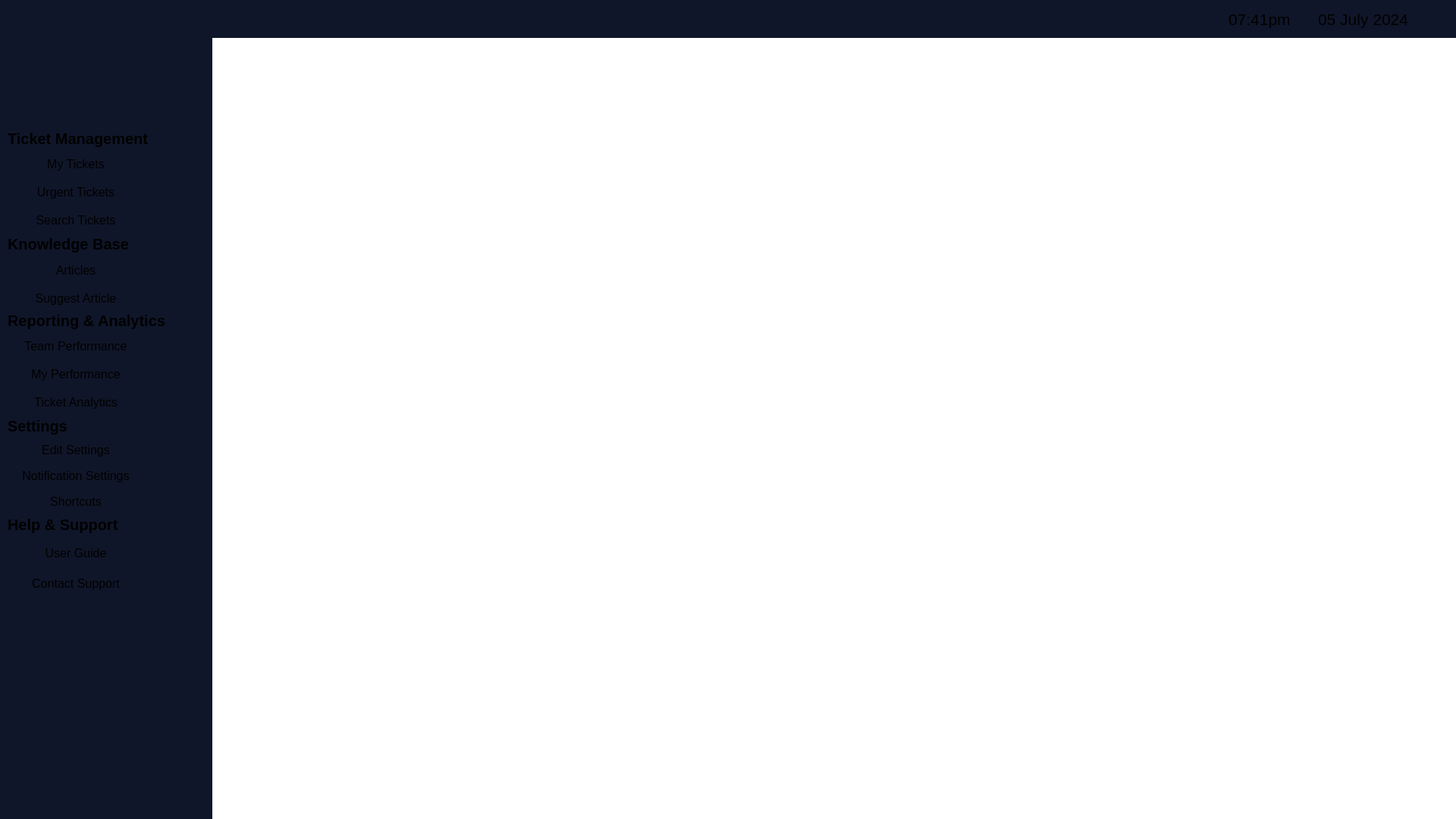
<?xml version="1.0" encoding="UTF-8"?>
<ui version="4.0">
 <class>mainWindowSA</class>
 <widget class="QMainWindow" name="mainWindowSA">
  <property name="windowModality">
   <enum>Qt::ApplicationModal</enum>
  </property>
  <property name="enabled">
   <bool>true</bool>
  </property>
  <property name="geometry">
   <rect>
    <x>0</x>
    <y>0</y>
    <width>1920</width>
    <height>1080</height>
   </rect>
  </property>
  <property name="minimumSize">
   <size>
    <width>1366</width>
    <height>768</height>
   </size>
  </property>
  <property name="maximumSize">
   <size>
    <width>1920</width>
    <height>1080</height>
   </size>
  </property>
  <property name="sizeIncrement">
   <size>
    <width>0</width>
    <height>0</height>
   </size>
  </property>
  <property name="baseSize">
   <size>
    <width>1920</width>
    <height>1080</height>
   </size>
  </property>
  <property name="font">
   <font>
    <pointsize>16</pointsize>
   </font>
  </property>
  <property name="windowTitle">
   <string>TechTriage - Dashboard</string>
  </property>
  <property name="autoFillBackground">
   <bool>true</bool>
  </property>
  <property name="toolButtonStyle">
   <enum>Qt::ToolButtonTextBesideIcon</enum>
  </property>
  <property name="unifiedTitleAndToolBarOnMac">
   <bool>false</bool>
  </property>
  <widget class="QWidget" name="centralwidget">
   <property name="minimumSize">
    <size>
     <width>1920</width>
     <height>1080</height>
    </size>
   </property>
   <property name="maximumSize">
    <size>
     <width>1920</width>
     <height>1080</height>
    </size>
   </property>
   <widget class="QWidget" name="widget" native="true">
    <property name="geometry">
     <rect>
      <x>0</x>
      <y>0</y>
      <width>1920</width>
      <height>1080</height>
     </rect>
    </property>
    <property name="minimumSize">
     <size>
      <width>1920</width>
      <height>1080</height>
     </size>
    </property>
    <property name="maximumSize">
     <size>
      <width>1920</width>
      <height>1080</height>
     </size>
    </property>
    <property name="autoFillBackground">
     <bool>false</bool>
    </property>
    <property name="styleSheet">
     <string notr="true">background-color: rgb(255, 255, 255);</string>
    </property>
    <widget class="QWidget" name="widget_5" native="true">
     <property name="geometry">
      <rect>
       <x>310</x>
       <y>80</y>
       <width>1581</width>
       <height>971</height>
      </rect>
     </property>
    </widget>
   </widget>
   <widget class="QWidget" name="widget_2" native="true">
    <property name="geometry">
     <rect>
      <x>0</x>
      <y>-1</y>
      <width>280</width>
      <height>1081</height>
     </rect>
    </property>
    <property name="autoFillBackground">
     <bool>false</bool>
    </property>
    <property name="styleSheet">
     <string notr="true">background-color: rgb(16, 22, 41);</string>
    </property>
    <widget class="QWidget" name="horizontalLayoutWidget_3">
     <property name="geometry">
      <rect>
       <x>10</x>
       <y>1010</y>
       <width>261</width>
       <height>62</height>
      </rect>
     </property>
     <layout class="QHBoxLayout" name="horizontalLayout_3">
      <property name="spacing">
       <number>100</number>
      </property>
      <item>
       <widget class="QPushButton" name="pushButton_2">
        <property name="minimumSize">
         <size>
          <width>60</width>
          <height>60</height>
         </size>
        </property>
        <property name="maximumSize">
         <size>
          <width>60</width>
          <height>60</height>
         </size>
        </property>
        <property name="text">
         <string/>
        </property>
        <property name="icon">
         <iconset resource="resources.qrc">
          <normaloff>:/resources/img/ma1n.png</normaloff>:/resources/img/ma1n.png</iconset>
        </property>
        <property name="iconSize">
         <size>
          <width>60</width>
          <height>60</height>
         </size>
        </property>
        <property name="flat">
         <bool>true</bool>
        </property>
       </widget>
      </item>
      <item>
       <widget class="QPushButton" name="pushButton">
        <property name="minimumSize">
         <size>
          <width>40</width>
          <height>40</height>
         </size>
        </property>
        <property name="maximumSize">
         <size>
          <width>40</width>
          <height>40</height>
         </size>
        </property>
        <property name="text">
         <string/>
        </property>
        <property name="icon">
         <iconset resource="resources.qrc">
          <normaloff>:/resources/img/icons8-logout-rounded-64.png</normaloff>:/resources/img/icons8-logout-rounded-64.png</iconset>
        </property>
        <property name="iconSize">
         <size>
          <width>40</width>
          <height>40</height>
         </size>
        </property>
        <property name="flat">
         <bool>true</bool>
        </property>
       </widget>
      </item>
     </layout>
    </widget>
    <widget class="QWidget" name="gridLayoutWidget">
     <property name="geometry">
      <rect>
       <x>10</x>
       <y>10</y>
       <width>257</width>
       <height>147</height>
      </rect>
     </property>
     <layout class="QGridLayout" name="gridLayout">
      <item row="0" column="0">
       <widget class="QLabel" name="label_5">
        <property name="text">
         <string/>
        </property>
        <property name="pixmap">
         <pixmap resource="resources.qrc">:/resources/img/techtriagelogo.png</pixmap>
        </property>
        <property name="scaledContents">
         <bool>true</bool>
        </property>
       </widget>
      </item>
     </layout>
    </widget>
    <widget class="QWidget" name="widget_4" native="true">
     <property name="geometry">
      <rect>
       <x>0</x>
       <y>170</y>
       <width>280</width>
       <height>700</height>
      </rect>
     </property>
     <property name="minimumSize">
      <size>
       <width>280</width>
       <height>700</height>
      </size>
     </property>
     <property name="maximumSize">
      <size>
       <width>280</width>
       <height>700</height>
      </size>
     </property>
     <widget class="QLabel" name="label_6">
      <property name="geometry">
       <rect>
        <x>10</x>
        <y>0</y>
        <width>200</width>
        <height>28</height>
       </rect>
      </property>
      <property name="minimumSize">
       <size>
        <width>200</width>
        <height>28</height>
       </size>
      </property>
      <property name="maximumSize">
       <size>
        <width>200</width>
        <height>28</height>
       </size>
      </property>
      <property name="font">
       <font>
        <pointsize>15</pointsize>
        <italic>false</italic>
        <bold>true</bold>
        <underline>false</underline>
       </font>
      </property>
      <property name="text">
       <string>Ticket Management</string>
      </property>
     </widget>
     <widget class="QLabel" name="label_7">
      <property name="geometry">
       <rect>
        <x>10</x>
        <y>140</y>
        <width>200</width>
        <height>25</height>
       </rect>
      </property>
      <property name="minimumSize">
       <size>
        <width>200</width>
        <height>25</height>
       </size>
      </property>
      <property name="maximumSize">
       <size>
        <width>200</width>
        <height>25</height>
       </size>
      </property>
      <property name="font">
       <font>
        <pointsize>15</pointsize>
        <bold>true</bold>
       </font>
      </property>
      <property name="text">
       <string>Knowledge Base</string>
      </property>
     </widget>
     <widget class="QLabel" name="label_8">
      <property name="geometry">
       <rect>
        <x>10</x>
        <y>240</y>
        <width>220</width>
        <height>28</height>
       </rect>
      </property>
      <property name="minimumSize">
       <size>
        <width>220</width>
        <height>28</height>
       </size>
      </property>
      <property name="maximumSize">
       <size>
        <width>220</width>
        <height>28</height>
       </size>
      </property>
      <property name="font">
       <font>
        <pointsize>15</pointsize>
        <bold>true</bold>
       </font>
      </property>
      <property name="text">
       <string>Reporting &amp; Analytics</string>
      </property>
     </widget>
     <widget class="QLabel" name="label_9">
      <property name="geometry">
       <rect>
        <x>10</x>
        <y>380</y>
        <width>200</width>
        <height>25</height>
       </rect>
      </property>
      <property name="minimumSize">
       <size>
        <width>200</width>
        <height>25</height>
       </size>
      </property>
      <property name="maximumSize">
       <size>
        <width>200</width>
        <height>25</height>
       </size>
      </property>
      <property name="font">
       <font>
        <pointsize>15</pointsize>
        <bold>true</bold>
       </font>
      </property>
      <property name="text">
       <string>Settings</string>
      </property>
     </widget>
     <widget class="QLabel" name="label_10">
      <property name="geometry">
       <rect>
        <x>10</x>
        <y>510</y>
        <width>200</width>
        <height>25</height>
       </rect>
      </property>
      <property name="minimumSize">
       <size>
        <width>200</width>
        <height>25</height>
       </size>
      </property>
      <property name="maximumSize">
       <size>
        <width>200</width>
        <height>25</height>
       </size>
      </property>
      <property name="font">
       <font>
        <pointsize>15</pointsize>
        <bold>true</bold>
       </font>
      </property>
      <property name="text">
       <string>Help &amp; Support</string>
      </property>
     </widget>
     <widget class="QWidget" name="verticalLayoutWidget">
      <property name="geometry">
       <rect>
        <x>10</x>
        <y>30</y>
        <width>182</width>
        <height>111</height>
       </rect>
      </property>
      <layout class="QVBoxLayout" name="verticalLayout">
       <item>
        <widget class="QPushButton" name="btnMyTickets">
         <property name="sizePolicy">
          <sizepolicy hsizetype="Preferred" vsizetype="Preferred">
           <horstretch>0</horstretch>
           <verstretch>0</verstretch>
          </sizepolicy>
         </property>
         <property name="minimumSize">
          <size>
           <width>180</width>
           <height>28</height>
          </size>
         </property>
         <property name="maximumSize">
          <size>
           <width>180</width>
           <height>28</height>
          </size>
         </property>
         <property name="font">
          <font>
           <pointsize>12</pointsize>
          </font>
         </property>
         <property name="contextMenuPolicy">
          <enum>Qt::NoContextMenu</enum>
         </property>
         <property name="layoutDirection">
          <enum>Qt::LeftToRight</enum>
         </property>
         <property name="styleSheet">
          <string notr="true"/>
         </property>
         <property name="text">
          <string>My Tickets</string>
         </property>
         <property name="iconSize">
          <size>
           <width>0</width>
           <height>0</height>
          </size>
         </property>
         <property name="flat">
          <bool>true</bool>
         </property>
        </widget>
       </item>
       <item>
        <widget class="QPushButton" name="btnUrgentTickets">
         <property name="sizePolicy">
          <sizepolicy hsizetype="Minimum" vsizetype="Minimum">
           <horstretch>0</horstretch>
           <verstretch>0</verstretch>
          </sizepolicy>
         </property>
         <property name="minimumSize">
          <size>
           <width>180</width>
           <height>28</height>
          </size>
         </property>
         <property name="maximumSize">
          <size>
           <width>180</width>
           <height>28</height>
          </size>
         </property>
         <property name="font">
          <font>
           <pointsize>12</pointsize>
          </font>
         </property>
         <property name="contextMenuPolicy">
          <enum>Qt::NoContextMenu</enum>
         </property>
         <property name="text">
          <string>Urgent Tickets</string>
         </property>
         <property name="flat">
          <bool>true</bool>
         </property>
        </widget>
       </item>
       <item>
        <widget class="QPushButton" name="btnSearchTickets">
         <property name="sizePolicy">
          <sizepolicy hsizetype="Fixed" vsizetype="Fixed">
           <horstretch>0</horstretch>
           <verstretch>0</verstretch>
          </sizepolicy>
         </property>
         <property name="minimumSize">
          <size>
           <width>180</width>
           <height>28</height>
          </size>
         </property>
         <property name="maximumSize">
          <size>
           <width>180</width>
           <height>28</height>
          </size>
         </property>
         <property name="font">
          <font>
           <pointsize>12</pointsize>
          </font>
         </property>
         <property name="text">
          <string>Search Tickets</string>
         </property>
         <property name="flat">
          <bool>true</bool>
         </property>
        </widget>
       </item>
      </layout>
     </widget>
     <widget class="QWidget" name="verticalLayoutWidget_2">
      <property name="geometry">
       <rect>
        <x>10</x>
        <y>170</y>
        <width>182</width>
        <height>71</height>
       </rect>
      </property>
      <layout class="QVBoxLayout" name="verticalLayout_2">
       <item>
        <widget class="QPushButton" name="btnArticles">
         <property name="minimumSize">
          <size>
           <width>180</width>
           <height>28</height>
          </size>
         </property>
         <property name="maximumSize">
          <size>
           <width>180</width>
           <height>28</height>
          </size>
         </property>
         <property name="font">
          <font>
           <pointsize>12</pointsize>
          </font>
         </property>
         <property name="text">
          <string>Articles</string>
         </property>
         <property name="flat">
          <bool>true</bool>
         </property>
        </widget>
       </item>
       <item>
        <widget class="QPushButton" name="btnSuggestArticle">
         <property name="minimumSize">
          <size>
           <width>180</width>
           <height>28</height>
          </size>
         </property>
         <property name="maximumSize">
          <size>
           <width>180</width>
           <height>28</height>
          </size>
         </property>
         <property name="font">
          <font>
           <pointsize>12</pointsize>
          </font>
         </property>
         <property name="text">
          <string>Suggest Article</string>
         </property>
         <property name="flat">
          <bool>true</bool>
         </property>
        </widget>
       </item>
      </layout>
     </widget>
     <widget class="QWidget" name="verticalLayoutWidget_3">
      <property name="geometry">
       <rect>
        <x>10</x>
        <y>270</y>
        <width>182</width>
        <height>111</height>
       </rect>
      </property>
      <layout class="QVBoxLayout" name="verticalLayout_3">
       <item>
        <widget class="QPushButton" name="btnTeamPerf">
         <property name="minimumSize">
          <size>
           <width>180</width>
           <height>28</height>
          </size>
         </property>
         <property name="maximumSize">
          <size>
           <width>180</width>
           <height>28</height>
          </size>
         </property>
         <property name="font">
          <font>
           <pointsize>12</pointsize>
          </font>
         </property>
         <property name="text">
          <string>Team Performance</string>
         </property>
         <property name="flat">
          <bool>true</bool>
         </property>
        </widget>
       </item>
       <item>
        <widget class="QPushButton" name="btnMyPerf">
         <property name="minimumSize">
          <size>
           <width>180</width>
           <height>28</height>
          </size>
         </property>
         <property name="maximumSize">
          <size>
           <width>180</width>
           <height>28</height>
          </size>
         </property>
         <property name="font">
          <font>
           <pointsize>12</pointsize>
          </font>
         </property>
         <property name="text">
          <string>My Performance</string>
         </property>
         <property name="flat">
          <bool>true</bool>
         </property>
        </widget>
       </item>
       <item>
        <widget class="QPushButton" name="btnTicketAnalytics">
         <property name="minimumSize">
          <size>
           <width>180</width>
           <height>28</height>
          </size>
         </property>
         <property name="maximumSize">
          <size>
           <width>180</width>
           <height>28</height>
          </size>
         </property>
         <property name="font">
          <font>
           <pointsize>12</pointsize>
          </font>
         </property>
         <property name="text">
          <string>Ticket Analytics</string>
         </property>
         <property name="flat">
          <bool>true</bool>
         </property>
        </widget>
       </item>
      </layout>
     </widget>
     <widget class="QWidget" name="verticalLayoutWidget_4">
      <property name="geometry">
       <rect>
        <x>10</x>
        <y>410</y>
        <width>182</width>
        <height>98</height>
       </rect>
      </property>
      <layout class="QVBoxLayout" name="verticalLayout_4">
       <item>
        <widget class="QPushButton" name="btnEditSettings">
         <property name="minimumSize">
          <size>
           <width>180</width>
           <height>28</height>
          </size>
         </property>
         <property name="maximumSize">
          <size>
           <width>180</width>
           <height>28</height>
          </size>
         </property>
         <property name="font">
          <font>
           <pointsize>12</pointsize>
          </font>
         </property>
         <property name="text">
          <string>Edit Settings</string>
         </property>
         <property name="flat">
          <bool>true</bool>
         </property>
        </widget>
       </item>
       <item>
        <widget class="QPushButton" name="btnNotifSettings">
         <property name="minimumSize">
          <size>
           <width>180</width>
           <height>28</height>
          </size>
         </property>
         <property name="maximumSize">
          <size>
           <width>180</width>
           <height>28</height>
          </size>
         </property>
         <property name="font">
          <font>
           <pointsize>12</pointsize>
          </font>
         </property>
         <property name="text">
          <string>Notification Settings</string>
         </property>
         <property name="flat">
          <bool>true</bool>
         </property>
        </widget>
       </item>
       <item>
        <widget class="QPushButton" name="btnShortcuts">
         <property name="minimumSize">
          <size>
           <width>180</width>
           <height>28</height>
          </size>
         </property>
         <property name="maximumSize">
          <size>
           <width>180</width>
           <height>28</height>
          </size>
         </property>
         <property name="font">
          <font>
           <pointsize>12</pointsize>
          </font>
         </property>
         <property name="text">
          <string>Shortcuts</string>
         </property>
         <property name="flat">
          <bool>true</bool>
         </property>
        </widget>
       </item>
      </layout>
     </widget>
     <widget class="QWidget" name="verticalLayoutWidget_5">
      <property name="geometry">
       <rect>
        <x>10</x>
        <y>540</y>
        <width>182</width>
        <height>81</height>
       </rect>
      </property>
      <layout class="QVBoxLayout" name="verticalLayout_5">
       <item>
        <widget class="QPushButton" name="btnUserGuide">
         <property name="minimumSize">
          <size>
           <width>180</width>
           <height>28</height>
          </size>
         </property>
         <property name="maximumSize">
          <size>
           <width>180</width>
           <height>28</height>
          </size>
         </property>
         <property name="font">
          <font>
           <pointsize>12</pointsize>
          </font>
         </property>
         <property name="text">
          <string>User Guide</string>
         </property>
         <property name="flat">
          <bool>true</bool>
         </property>
        </widget>
       </item>
       <item>
        <widget class="QPushButton" name="btnContactSupport">
         <property name="minimumSize">
          <size>
           <width>180</width>
           <height>28</height>
          </size>
         </property>
         <property name="maximumSize">
          <size>
           <width>180</width>
           <height>28</height>
          </size>
         </property>
         <property name="font">
          <font>
           <pointsize>12</pointsize>
          </font>
         </property>
         <property name="text">
          <string>Contact Support</string>
         </property>
         <property name="flat">
          <bool>true</bool>
         </property>
        </widget>
       </item>
      </layout>
     </widget>
    </widget>
   </widget>
   <widget class="QWidget" name="widget_3" native="true">
    <property name="geometry">
     <rect>
      <x>279</x>
      <y>0</y>
      <width>1641</width>
      <height>50</height>
     </rect>
    </property>
    <property name="autoFillBackground">
     <bool>false</bool>
    </property>
    <property name="styleSheet">
     <string notr="true">background-color: rgb(16, 22, 41);</string>
    </property>
    <widget class="QWidget" name="horizontalLayoutWidget_2">
     <property name="geometry">
      <rect>
       <x>1320</x>
       <y>0</y>
       <width>299</width>
       <height>51</height>
      </rect>
     </property>
     <layout class="QHBoxLayout" name="horizontalLayout_2">
      <property name="spacing">
       <number>4</number>
      </property>
      <property name="sizeConstraint">
       <enum>QLayout::SetDefaultConstraint</enum>
      </property>
      <item>
       <widget class="QLabel" name="label">
        <property name="minimumSize">
         <size>
          <width>15</width>
          <height>15</height>
         </size>
        </property>
        <property name="maximumSize">
         <size>
          <width>15</width>
          <height>15</height>
         </size>
        </property>
        <property name="text">
         <string/>
        </property>
        <property name="pixmap">
         <pixmap resource="resources.qrc">:/resources/img/whiteicons8-clock-96.png</pixmap>
        </property>
        <property name="scaledContents">
         <bool>true</bool>
        </property>
       </widget>
      </item>
      <item alignment="Qt::AlignVCenter">
       <widget class="QTimeEdit" name="timeEdit">
        <property name="sizePolicy">
         <sizepolicy hsizetype="Fixed" vsizetype="Fixed">
          <horstretch>0</horstretch>
          <verstretch>0</verstretch>
         </sizepolicy>
        </property>
        <property name="minimumSize">
         <size>
          <width>95</width>
          <height>30</height>
         </size>
        </property>
        <property name="maximumSize">
         <size>
          <width>95</width>
          <height>40</height>
         </size>
        </property>
        <property name="baseSize">
         <size>
          <width>0</width>
          <height>0</height>
         </size>
        </property>
        <property name="font">
         <font>
          <pointsize>16</pointsize>
         </font>
        </property>
        <property name="focusPolicy">
         <enum>Qt::NoFocus</enum>
        </property>
        <property name="contextMenuPolicy">
         <enum>Qt::NoContextMenu</enum>
        </property>
        <property name="inputMethodHints">
         <set>Qt::ImhTime</set>
        </property>
        <property name="wrapping">
         <bool>false</bool>
        </property>
        <property name="frame">
         <bool>false</bool>
        </property>
        <property name="readOnly">
         <bool>true</bool>
        </property>
        <property name="buttonSymbols">
         <enum>QAbstractSpinBox::NoButtons</enum>
        </property>
        <property name="keyboardTracking">
         <bool>false</bool>
        </property>
        <property name="dateTime">
         <datetime>
          <hour>19</hour>
          <minute>41</minute>
          <second>0</second>
          <year>2024</year>
          <month>7</month>
          <day>6</day>
         </datetime>
        </property>
        <property name="maximumDate">
         <date>
          <year>2024</year>
          <month>7</month>
          <day>6</day>
         </date>
        </property>
        <property name="displayFormat">
         <string>hh:mmap</string>
        </property>
        <property name="timeSpec">
         <enum>Qt::LocalTime</enum>
        </property>
        <property name="time">
         <time>
          <hour>19</hour>
          <minute>41</minute>
          <second>0</second>
         </time>
        </property>
       </widget>
      </item>
      <item>
       <widget class="QLabel" name="label_2">
        <property name="minimumSize">
         <size>
          <width>15</width>
          <height>15</height>
         </size>
        </property>
        <property name="maximumSize">
         <size>
          <width>15</width>
          <height>15</height>
         </size>
        </property>
        <property name="text">
         <string/>
        </property>
        <property name="pixmap">
         <pixmap resource="resources.qrc">:/resources/img/whiteicons8-calendar-96.png</pixmap>
        </property>
        <property name="scaledContents">
         <bool>true</bool>
        </property>
       </widget>
      </item>
      <item alignment="Qt::AlignVCenter">
       <widget class="QDateEdit" name="dateEdit">
        <property name="minimumSize">
         <size>
          <width>160</width>
          <height>30</height>
         </size>
        </property>
        <property name="maximumSize">
         <size>
          <width>160</width>
          <height>40</height>
         </size>
        </property>
        <property name="font">
         <font>
          <pointsize>16</pointsize>
         </font>
        </property>
        <property name="focusPolicy">
         <enum>Qt::NoFocus</enum>
        </property>
        <property name="contextMenuPolicy">
         <enum>Qt::NoContextMenu</enum>
        </property>
        <property name="inputMethodHints">
         <set>Qt::ImhDate</set>
        </property>
        <property name="wrapping">
         <bool>false</bool>
        </property>
        <property name="frame">
         <bool>false</bool>
        </property>
        <property name="readOnly">
         <bool>true</bool>
        </property>
        <property name="buttonSymbols">
         <enum>QAbstractSpinBox::NoButtons</enum>
        </property>
        <property name="keyboardTracking">
         <bool>false</bool>
        </property>
        <property name="dateTime">
         <datetime>
          <hour>12</hour>
          <minute>0</minute>
          <second>0</second>
          <year>2024</year>
          <month>7</month>
          <day>5</day>
         </datetime>
        </property>
        <property name="displayFormat">
         <string>dd MMMM yyyy</string>
        </property>
        <property name="timeSpec">
         <enum>Qt::LocalTime</enum>
        </property>
       </widget>
      </item>
     </layout>
    </widget>
    <widget class="QWidget" name="horizontalLayoutWidget">
     <property name="geometry">
      <rect>
       <x>1160</x>
       <y>0</y>
       <width>121</width>
       <height>51</height>
      </rect>
     </property>
     <layout class="QHBoxLayout" name="horizontalLayout">
      <item>
       <widget class="QPushButton" name="pushButton_4">
        <property name="minimumSize">
         <size>
          <width>42</width>
          <height>42</height>
         </size>
        </property>
        <property name="maximumSize">
         <size>
          <width>42</width>
          <height>42</height>
         </size>
        </property>
        <property name="text">
         <string/>
        </property>
        <property name="icon">
         <iconset resource="resources.qrc">
          <normaloff>:/resources/img/FAB005-icons8-email-96.png</normaloff>:/resources/img/FAB005-icons8-email-96.png</iconset>
        </property>
        <property name="iconSize">
         <size>
          <width>42</width>
          <height>42</height>
         </size>
        </property>
        <property name="flat">
         <bool>true</bool>
        </property>
       </widget>
      </item>
      <item>
       <widget class="QPushButton" name="pushButton_3">
        <property name="minimumSize">
         <size>
          <width>42</width>
          <height>42</height>
         </size>
        </property>
        <property name="maximumSize">
         <size>
          <width>42</width>
          <height>42</height>
         </size>
        </property>
        <property name="text">
         <string/>
        </property>
        <property name="icon">
         <iconset resource="resources.qrc">
          <normaloff>:/resources/img/FAB005-icons8-notification-96.png</normaloff>:/resources/img/FAB005-icons8-notification-96.png</iconset>
        </property>
        <property name="iconSize">
         <size>
          <width>42</width>
          <height>42</height>
         </size>
        </property>
        <property name="flat">
         <bool>true</bool>
        </property>
       </widget>
      </item>
     </layout>
    </widget>
   </widget>
  </widget>
 </widget>
 <resources>
  <include location="resources.qrc"/>
 </resources>
 <connections/>
</ui>
